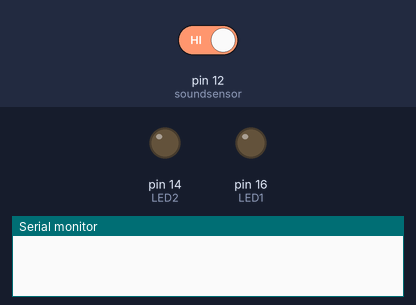
Recording of a sketch running on a simulated Arduino Uno, built with avr-gcc and run on an emulated ATmega328P. Shown: output pins drawn as LEDs (lit = HIGH), the last lines printed to the serial monitor. Inputs (shaded band) come from the test bench; at power-on: pin 12 (soundsensor) HIGH.

Above: at 1.2 s.
1.3 s: pin 12 (soundsensor) driven LOW
2.8 s: pin 12 (soundsensor) driven HIGH
At 4.9 s:
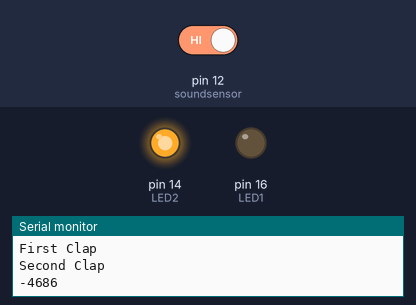
Timing chart, 0 to 6.4 s (numbered marks = the images above; inputs shaded):
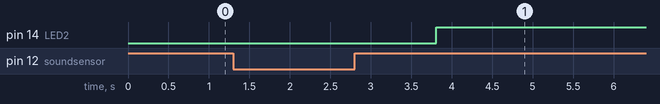

The sketch:

Clap_Sensor_NodeMCU.ino
```cpp
int soundsensor = 12; // potentiometer wiper (middle terminal) connected to analog pin 3
int LED1=16;
int LED2=14;
bool work1=false;
bool work2=false;
bool hit1=false;
bool hit2=false;
int now=0;
int prev=0;
unsigned long endtime;
unsigned long starttime;
int loopcount;

void setup() {

  Serial.begin(9600);           //  setup serial
  pinMode(soundsensor,INPUT);
  pinMode(LED1,OUTPUT);
    pinMode(LED2,OUTPUT);

  digitalWrite(LED1,LOW);
    digitalWrite(LED2,LOW);

//  now=millis();
}

void loop() {
//  int readS=digitalRead(soundsensor);

  while (digitalRead(soundsensor) == 0){
      now++;
      Serial.println(now);
  }

  starttime = millis();
  endtime = starttime;
  if (now > 10){
    Serial.println("First Clap");
    hit1=true;
    while ((endtime - starttime) <=1000) // do this loop for up to 1000mS
    {
// code here
      while (digitalRead(soundsensor) == 0){
        now++;
        Serial.println(now);
      }
      loopcount = loopcount+1;
      endtime = millis();
    }
    if (now > 30){
      Serial.println("Second Clap");
      hit2=true;
    }
    now = 0;
    if (hit1==true &hit2==true)
    {
      if (work2==false)
      {work2=true;
      digitalWrite(LED2,HIGH);
      hit1=false;
      hit2=false;
      }
      else{
        work2=false;
              digitalWrite(LED2,LOW);

      hit1=false;
      hit2=false;
        }
      }
    if (hit1==true &hit2==false)
    {
        if (work1==false)
      {work1=true;
            digitalWrite(LED1,HIGH);

      hit1=false;
      hit2=false;
      }
      else{
        work1=false;
              digitalWrite(LED1,LOW);

      hit1=false;
      hit2=false;
        }
      }

  Serial.print(loopcount,DEC);
  }

}
```

Measured:
- after the input at 2.8 s, pin 14 (LED2): LOW → HIGH after 1.0 s
